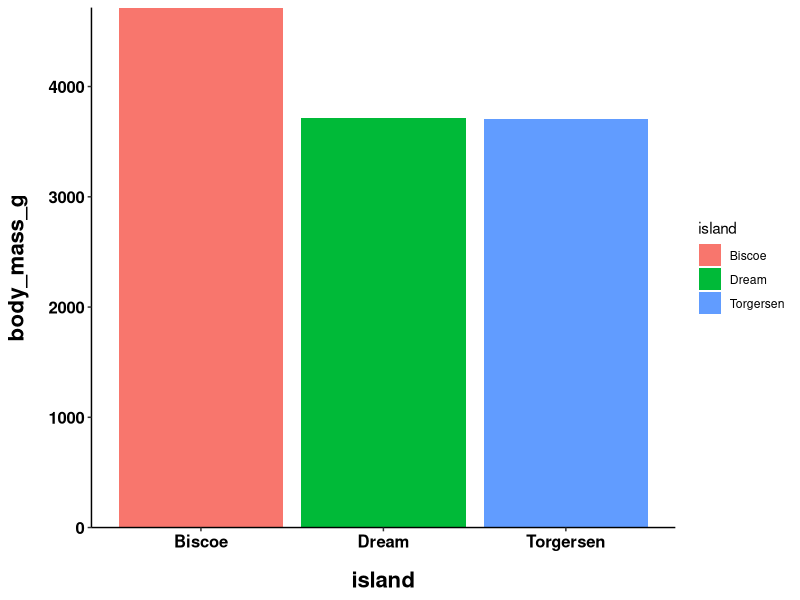
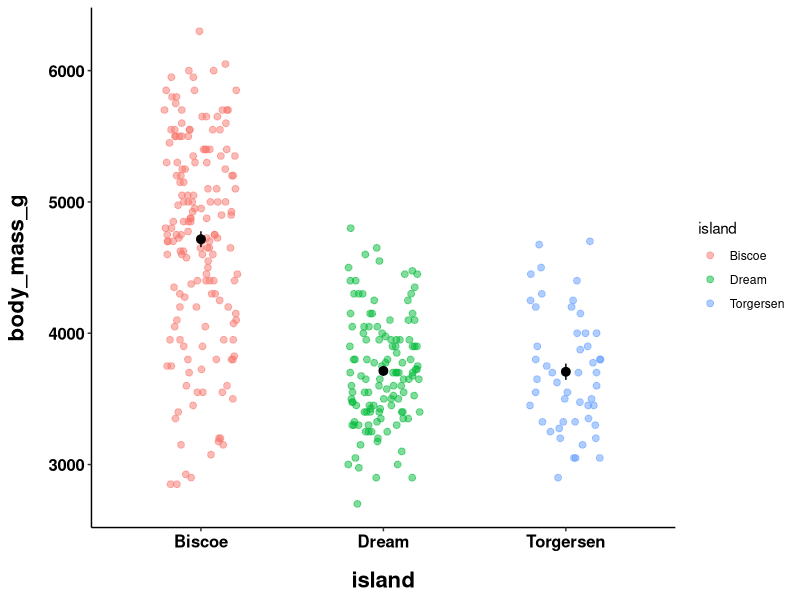
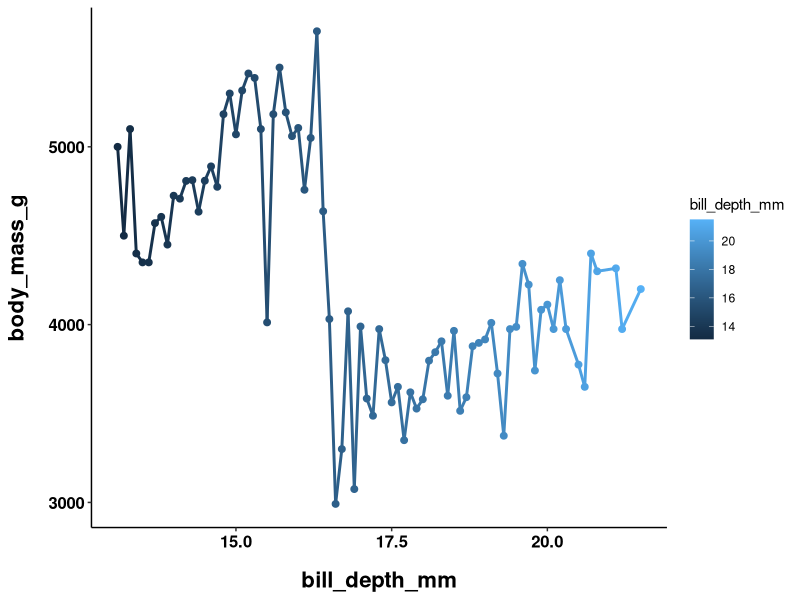
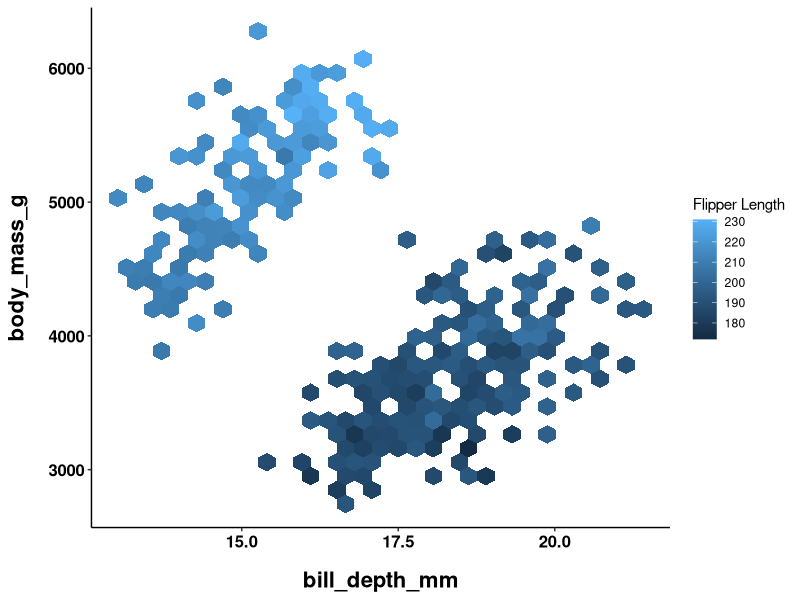
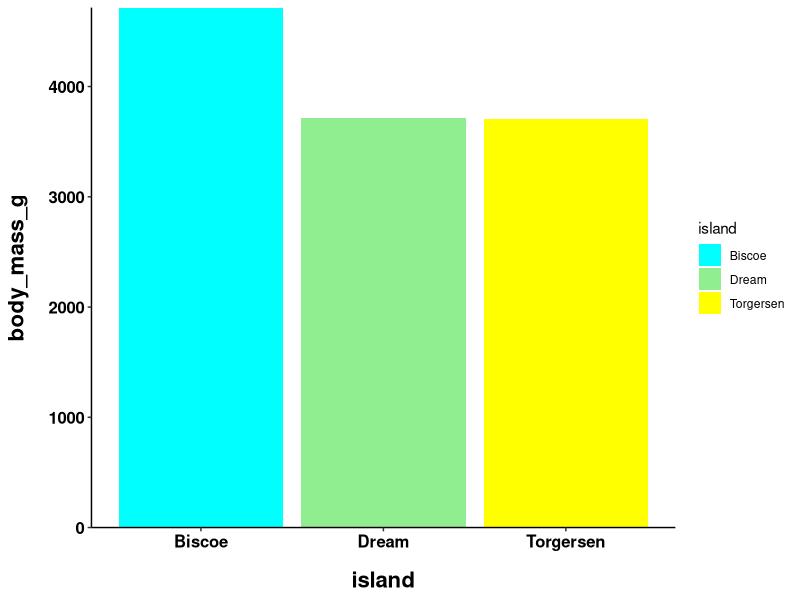
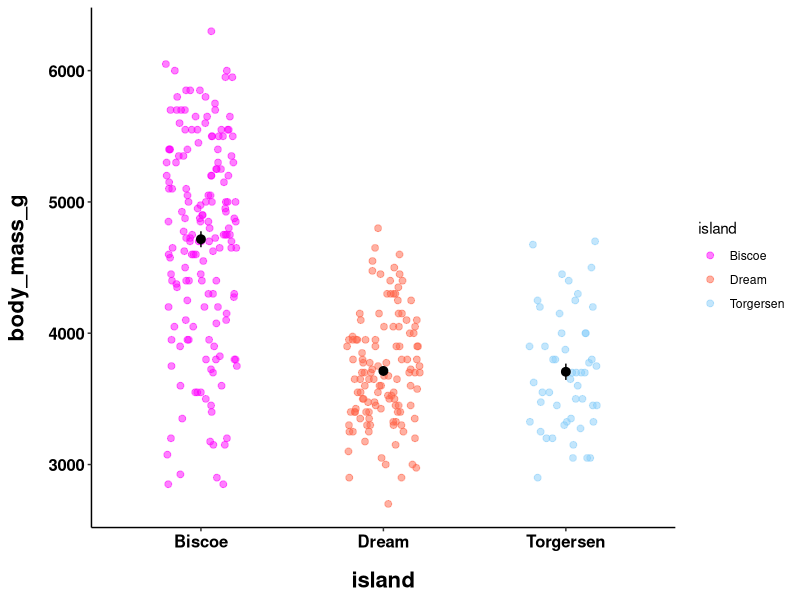
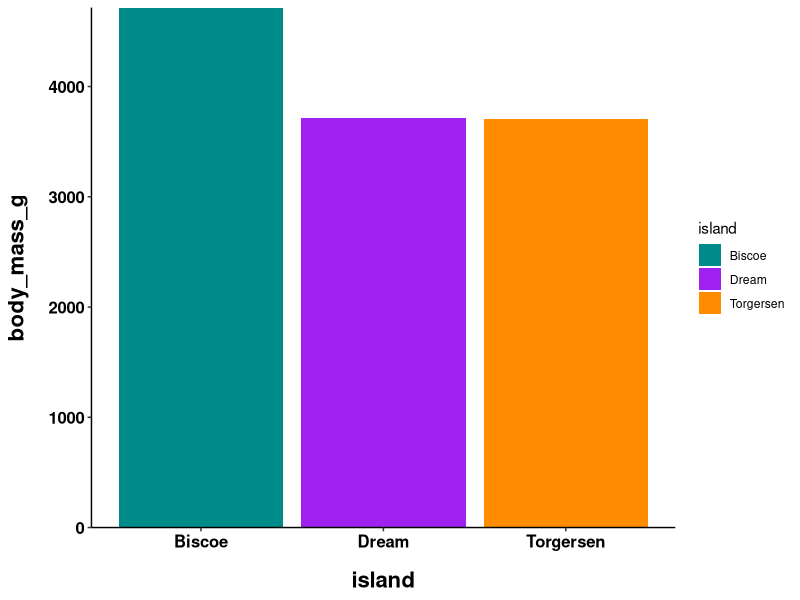
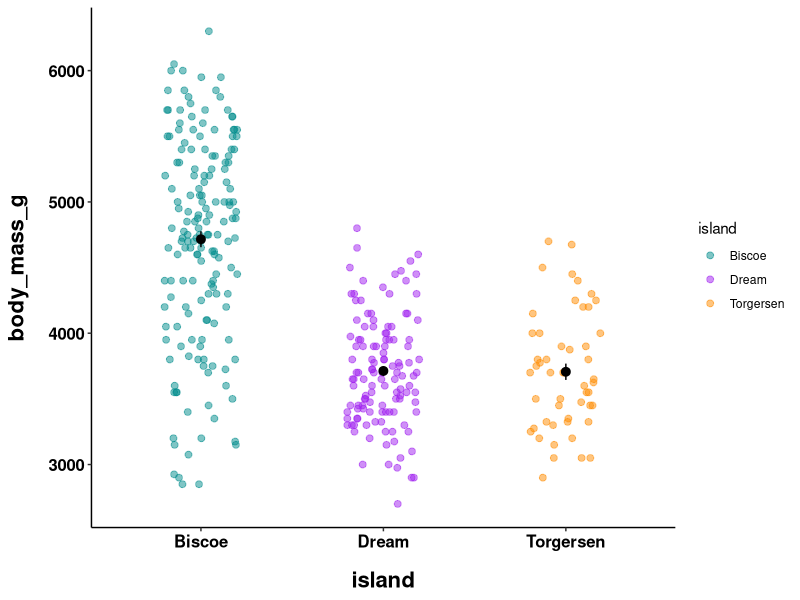

Reproduce these figures in R, in order. (Note: this script raises an error after producing the figures.)
## ---- chunk 1
library(patchwork) # Load package to combine graphs
library(RColorBrewer) # Load package with color palettes
library(colorspace) # Load package with color palettes
library(viridis) # Load package with color palettes
library(tidyverse) # Load tidyverse
library(palmerpenguins) # Load penguins data
## ---- chunk 2
theme_set(theme_classic() + 
            theme(plot.title = element_text(size = 18,
                                face = "bold",
                                hjust = 0.5),
      plot.subtitle = element_text(size = 10, 
                                   color = "grey50",
                                   face = "bold",
                                   hjust = 0.5,
                                   margin = margin(b = 0.2, 
                                                   unit = "inch")),
      plot.tag = element_text(face = "bold"),
      plot.caption = element_text(hjust = 0,
                                  face = 'italic'),
      axis.title.x = element_text(size = 16,
                                  face = "bold",
                                  margin = margin(t = 0.2, 
                                                  unit = "inch")),
      axis.title.y = element_text(size = 16,
                                  face = "bold",
                                  margin = margin(r = 0.2, 
                                                  unit = "inch")),
      axis.text = element_text(face = "bold",
                               color = "black",
                               size = 12)))
## ---- chunk 3
plot_bar = penguins %>%
  ggplot(aes(y = body_mass_g, x = island,
             fill = island)) +
  stat_summary(fun = "mean", geom = "bar") +
  scale_y_continuous(expand = c(0,0))

plot_bar
plot_jitter = penguins %>%
  ggplot(aes(y = body_mass_g, x = island)) +
  geom_jitter(height = 0, width = 0.2, 
              size = 2, alpha = 0.5,
              aes(color = island)) +
    stat_summary(fun.data = "mean_se",
               geom = "pointrange",
               size = 0.5)

plot_jitter
plot_line = penguins %>%
  ggplot(aes(y = body_mass_g, x = bill_depth_mm, color = bill_depth_mm)) +
  stat_summary(fun = "mean", geom = "point", size = 2) +
  stat_summary(fun = "mean", geom = "line", size = 1)

plot_line
plot_hex = penguins %>%
  ggplot(aes(y = body_mass_g,
             x = bill_depth_mm,
             z = flipper_length_mm)) +
  stat_summary_hex() +
  labs(fill = "Flipper Length")

plot_hex
## ---- chunk 4
plot_bar +
  scale_fill_manual(values = c("cyan", "lightgreen", "yellow"))

plot_jitter +
  scale_color_manual(values = c("magenta", "tomato", 
                                "lightskyblue"))
## ---- chunk 5
plot_bar +
  scale_fill_manual(values = c("Torgersen" = "darkorange",
                               "Biscoe" = "cyan4",
                               "Dream" = "purple"))
plot_jitter +
  scale_color_manual(values = c("Torgersen" = "darkorange",
                               "Biscoe" = "cyan4",
                               "Dream" = "purple"))
## ---- chunk 6
plot_line +
  scale_color_gradient()

plot_hex +
  scale_fill_gradient(low = "lightgreen", high = "darkgreen")
## ---- chunk 7
plot_line +
  scale_color_gradient(low = "brown", high = "red")

plot_hex +
  scale_fill_gradient(low = "brown", high = "red")
## ---- chunk 8
plot_line +
  scale_color_gradientn(colors = c("red", "orange", "yellow", 
                                   "green", "blue"))
plot_hex +
  scale_fill_gradientn(colors = c("red", "brown", "yellow"))
## ---- chunk 9
plot_hex +
  scale_fill_gradient2(low = "red", mid = "grey", high = "yellow",midpoint = 200)
## ---- chunk 10
rainbow(2)
heat.colors(5)
terrain.colors(4)
topo.colors(1)
cm.colors(3)
## ---- chunk 11
plot_hex +
    scale_fill_gradientn(colors = c("red", "orange", "yellow", "green", "blue", "purple"))
plot_jitter +
  scale_color_manual(values = c("Torgersen" = "red",
                                "Biscoe" = "blue",
                                "Dream" = "green"))
## ---- chunk 12
brewer.pal.info
## ---- chunk 13
display.brewer.all(colorblindFriendly = TRUE, type = "qual") 
## ---- chunk 14
display.brewer.all(colorblindFriendly = TRUE, type = "seq")
## ---- chunk 15
display.brewer.all(colorblindFriendly = TRUE, type = "div")
## ---- chunk 16
display.brewer.pal(n = 3, name = 'Blues')
display.brewer.pal(n = 6, name = 'Blues')
## ---- chunk 17
brewer.pal(n = 3, name = 'Blues')
brewer.pal(n = 6, name = 'Blues')
## ---- chunk 18
plot_hex +
    scale_fill_distiller(palette = "GnBu")

plot_line +
  scale_color_distiller(palette = "RdPu")

plot_jitter +
  scale_color_brewer(palette = "Dark2")

plot_bar +
  scale_fill_brewer(palette = "Set2")
## ---- chunk 19
plot_hex +
    scale_fill_gradientn(colors = brewer.pal(n = 7, name = 'RdPu'))
plot_jitter +
  scale_color_manual(values = brewer.pal(n = 5, name = 'Dark2'))
## ---- chunk 20
plot_bar + 
  scale_fill_grey(start = 0, end = 1)

plot_bar + 
  scale_fill_grey(start = .5, end = .8)
## ---- chunk 21
plot_bar + 
  scale_fill_viridis(discrete = TRUE)

plot_jitter + 
  scale_color_viridis(option = "plasma")

plot_line + 
  scale_color_viridis(option = "inferno")

plot_hex + 
  scale_fill_viridis()
## ---- chunk 22
viridis(n)
magma(n)
inferno(n)
plasma(n)
## ---- chunk 23
hcl_palettes()
## ---- chunk 24
hcl_palettes(type = "Qualitative", plot = TRUE)
hcl_palettes(type = "Sequential (single-hue)", plot = TRUE)
hcl_palettes(type = "Sequential (multi-hue)", plot = TRUE)
hcl_palettes(type = "Diverging", plot = TRUE)
## ---- chunk 25
qualitative_hcl(n = 3, palette = "Harmonic")
sequential_hcl(n = 3, palette = "SunsetDark")
diverging_hcl(n = 3, palette = "Lisbon")

plot_hex +
    scale_fill_gradientn(colors = sequential_hcl(n = 3, 
                                                 palette = "SunsetDark"))
## ---- chunk 26
(plot_bar +
    scale_fill_manual(values = brewer.pal(n = 3, name = 'BuGn')) +
 ggtitle("brewer")) + (plot_bar +
    scale_fill_manual(values = sequential_hcl(n = 3, palette = "BuGn")) +
      ggtitle("colorspace"))
(plot_hex +
    scale_fill_viridis(option = "viridis") +
    ggtitle("viridis")) + (plot_hex +
    scale_fill_gradientn(colors = sequential_hcl(n = 12, 
                                                 palette = "viridis")) +
      ggtitle("colorspace"))
## ---- chunk 27
demoplot(sequential_hcl(n = 3, palette = "Sunsetdark"), "bar")
demoplot(sequential_hcl(n = 3, palette = "Libson"), "scatter")
demoplot(sequential_hcl(n = 3, palette = "Harmonic"), "lines")
## ---- chunk 28
base_colors <- c("red", "green", "blue")
viridis_colors <- viridis(5)
brewer_colors <- brewer.pal(4, "Set2")

base_colors
viridis_colors
brewer_colors
